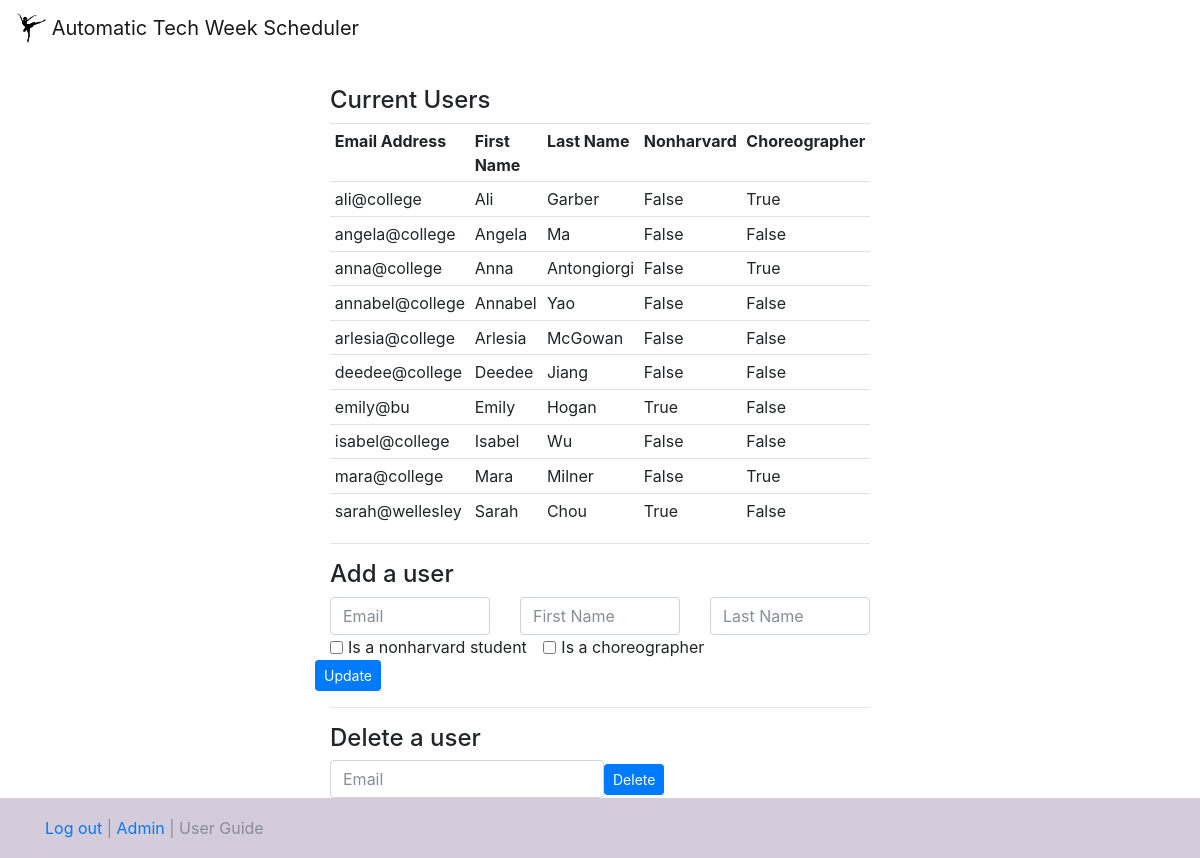
Screenshot of /add_users (signed in) with the database file from the repository.
### user_manager.py (models this page shows)
class _Dancer(_Base):
  __tablename__ = 'dancers'
  id = Column(Integer, primary_key=True)
  username = Column(String)
  firstname = Column(String)
  lastname = Column(String)
  availability = Column(String)
  password = Column(String)
  nonharvard = Column(Boolean)
  choreographer = Column(Boolean)
  dancers = Column(String)

### views.py (the view)
@app.route("/add_users", methods=['GET', 'POST'])
@login_required
def add_users():
  user_id = fk.request.cookies.get('user_id')
  if fk.request.method == 'POST':
    print (fk.request.form)
    if "update" in fk.request.form:
      print ('update in')
      user_data = {}
      user_data["firstname"] = fk.request.form["firstname"]
      user_data["lastname"]  = fk.request.form["lastname"]
      user_data["email"]  = fk.request.form["email"]
      if 'nonharvard' in fk.request.form:
        user_data['nonharvard'] = True
      else:
        user_data['nonharvard'] = False
      if 'choreographer' in fk.request.form:
        user_data['choreographer'] = True
      else:
        user_data['choreographer'] = False
      um.add_user(user_data)
      db_list = um.get_user_data_list()
      return fk.render_template('add_user.html', data_list = db_list)
  elif fk.request.method == 'GET':
    print ('fk get')
    db_list = um.get_user_data_list()
    return fk.render_template('add_user.html', data_list = db_list)

### user_manager.py (called while the page is built)
def is_valid_user(username):
  s = _session()
  try:
    user = s.query(_Dancer).filter_by(username=username).one()
  except:
    return False
  else:
    return True

def get_user_data_list():
  class Dummy:
    def __init__(self, username, firstname, lastname, nonharvard, choreographer, dancers, availability):
      self.username = username
      self.firstname = firstname
      self.lastname = lastname
      self.nonharvard = nonharvard
      self.choreographer = choreographer
      self.dancers = dancers
      self.availability = availability
  s = _session()
  q = s.query(_Dancer)
  db_list = []
  for u in q:
    if u.username != 'harvardballetcompany@gmail.com':
      db_list.append(Dummy(u.username, u.firstname, u.lastname, u.nonharvard, u.choreographer, u.dancers, u.availability))
  return sorted(db_list, key = lambda x: x.firstname)

### views.py (called while the page is built)
def login_required(f):
  @wraps(f)
  def wrapper(*args, **kwargs):
    name = fk.request.cookies.get('user_id')
    if not um.is_valid_user(name):
      return "You need to login first", 401
    else:
      return f(*args, **kwargs)
  return wrapper

### templates/add_user.html (shortened to what this page needs)
{% extends "base.html" %}
{% block content %}
    <h4>Current Users</h4>
    <div>
    <table class="table table-sm">
    <tr>
      <th scope="col"><fn>Email Address</fn></th>
      <th scope="col"><fn>First Name</fn></th>
      <th scope="col"><fn>Last Name</fn></th>
      <th scope="col"><fn> Nonharvard</fn></th>
      <th scope="col"><fn> Choreographer </fn></th>
     </tr>
      {% for d in data_list %}
        <tr>
          <td><fn>{{d.username}} </fn></td>
          <td><fn>{{d.firstname}} </fn></td>
          <td><fn>{{d.lastname}} </fn></td>
          <td><fn>{{d.nonharvard}} </fn></td>
          <td><fn>{{d.choreographer}} </fn></td>
        </tr>
      {% endfor %}
    </table>
  </div>
  <hr>
  <form action="/add_users", method="post">
    <h4> Add a user </h4>
    <div class="row">
      <div class="col">
        <input type="text" class="form-control" name="email" value="" placeholder="Email">
      </div>
      <div class="col">
        <input type="text" class="form-control" name="firstname" value="" placeholder="First Name">
      </div>
      <div class="col">
        <input type="text" class="form-control" name="lastname" value="" placeholder="Last Name">
      </div>
    </div>
    <div class="form-check form-check-inline">
      <input class="form-check-input" name = "nonharvard" type="checkbox" id="inlineCheckbox1" value="">
      <label class="form-check-label" for="inlineCheckbox1">Is a nonharvard student</label>
    </div>
    <div class="form-check form-check-inline">
      <input class="form-check-input" name = "choreographer" type="checkbox" id="inlineCheckbox2" value="">
      <label class="form-check-label" for="inlineCheckbox2">Is a choreographer</label>
    </div>
    <div class = "row">
      <input class="btn btn-primary btn-sm" type="submit" name="update" value="Update">
    </div>
  </form>
  <hr>
  <h4> Delete a user </h4>
  <form action="/delete_user", method="post" class="form-inline">
    <input type="text" class = "form-control" name="username" value="" placeholder="Email">
    <input class="btn btn-primary btn-sm" type="submit" value="Delete">
  </form>
{% endblock %}

### static/custom_style.css (style rules this page uses)
html { position: relative; min-height: 100%; }
body { margin-bottom: 60px; }

### rows the page displays
_Dancer: username "ali@college", firstname "Ali", lastname "Garber", nonharvard "False", choreographer "True"
_Dancer: username "angela@college", firstname "Angela", lastname "Ma", nonharvard "False", choreographer "False"
_Dancer: username "anna@college", firstname "Anna", lastname "Antongiorgi", nonharvard "False", choreographer "True"
_Dancer: username "annabel@college", firstname "Annabel", lastname "Yao", nonharvard "False", choreographer "False"
_Dancer: username "arlesia@college", firstname "Arlesia", lastname "McGowan", nonharvard "False", choreographer "False"
_Dancer: username "deedee@college", firstname "Deedee", lastname "Jiang", nonharvard "False", choreographer "False"
_Dancer: username "emily@bu", firstname "Emily", lastname "Hogan", nonharvard "True", choreographer "False"
_Dancer: username "isabel@college", firstname "Isabel", lastname "Wu", nonharvard "False", choreographer "False"
_Dancer: username "mara@college", firstname "Mara", lastname "Milner", nonharvard "False", choreographer "True"
_Dancer: username "sarah@wellesley", firstname "Sarah", lastname "Chou", nonharvard "True", choreographer "False"
